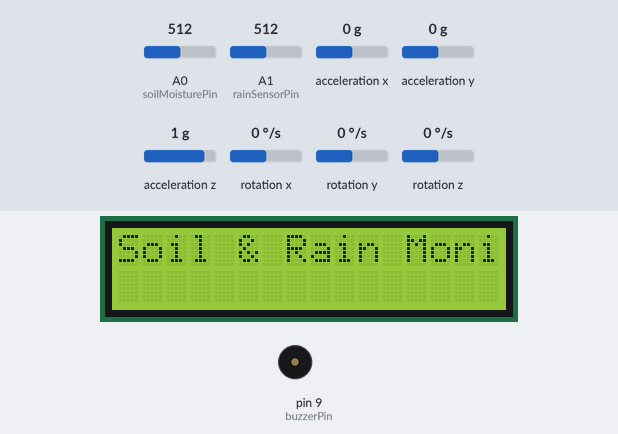
The sketch below on a simulated Arduino Uno, built with avr-gcc and run on an emulated ATmega328P. Shown: 16×2 character LCD, buzzer (waves = sounding). The inputs (shaded band) are chosen by the test bench; at power-on: A0 (soilMoisturePin) = 512, A1 (rainSensorPin) = 512, acceleration x 0 g, acceleration y 0 g, acceleration z 1 g, rotation x 0 °/s, rotation y 0 °/s, rotation z 0 °/s. What the sketch prints to the serial monitor is not drawn.

Above: at 0.1 s.
At 1.2 s:
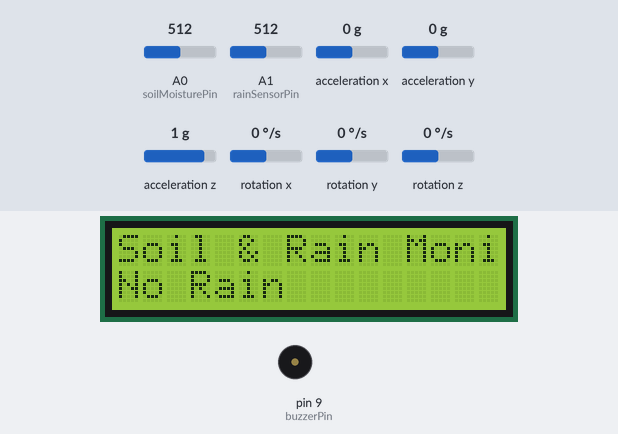
1.3 s: A0 (soilMoisturePin) set to 491
At 3.0 s:
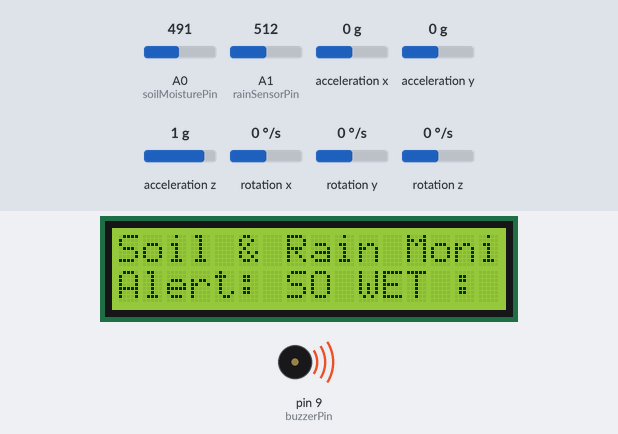
Timing chart, 0 to 10.1 s (numbered marks = the images above; inputs shaded):
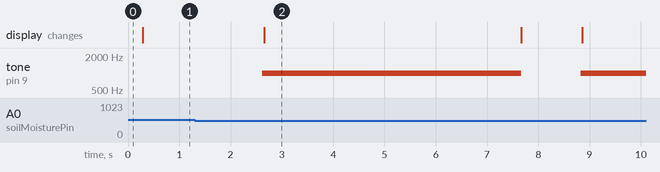

Measured:
- the behaviour switches between 500 and 499 on A0 (soilMoisturePin) (found by bisection; images 1 and 2)
- after the input at 1.3 s, tone on pin 9 (buzzerPin): silent → 1000 Hz after 1.3 s, → silent 5.0 s later, → 1000 Hz 1.2 s later; the display: changes after 1.4 s (image 2)

The sketch:

Landsliding_Monitoring_Using_Bluetooth_Via_Mobile_App.ino
```cpp
#include <Wire.h>
#include <LiquidCrystal_I2C.h>
#include <SoftwareSerial.h>
#include <MPU6050.h>  // Include the MPU6050 library

// SoftwareSerial for Bluetooth module
SoftwareSerial BTSerial(10, 11); // RX, TX

// Initialize the LiquidCrystal_I2C library with the I2C address and 16x2 dimensions
LiquidCrystal_I2C lcd(0x27, 16, 2);

MPU6050 mpu;  // Create MPU6050 object

const int soilMoisturePin = A0; // Pin for soil moisture sensor
const int rainSensorPin = A1; // Pin for rain sensor
const int buzzerPin = 9; // Pin for buzzer

int soilMoistureValue = 0; // Variable to store moisture level
int rainSensorValue = 0; // Variable to store rain sensor value
const int moistureThreshold = 500; // Set a threshold for dryness
const int rainThreshold = 300; // Set a threshold for rain detection

void setup() {
    Serial.begin(9600); // Open serial port for debugging
    BTSerial.begin(9600); // Open Bluetooth serial port
    pinMode(buzzerPin, OUTPUT); // Set buzzer pin as output

    lcd.begin(); // Initialize the LCD
    lcd.backlight(); // Turn on the backlight
    lcd.setCursor(0, 0); // Set the cursor to the first row, first column
    lcd.print("Soil & Rain Monitor");

    // Initialize MPU6050
    Wire.begin();
    mpu.initialize();
    if (mpu.testConnection()) {
        Serial.println("MPU6050 connected successfully");
    } else {
        Serial.println("MPU6050 connection failed");
    }
}

void loop() {
    // Read soil moisture level
    soilMoistureValue = analogRead(soilMoisturePin);

    // Read rain sensor value
    rainSensorValue = analogRead(rainSensorPin);

    // Read accelerometer values from MPU6050
    int16_t ax, ay, az;
    mpu.getAcceleration(&ax, &ay, &az);

    // Print values for debugging in Serial Monitor
    Serial.print("Soil Moisture Level: ");
    Serial.println(soilMoistureValue);
    Serial.print("Rain Sensor Value: ");
    Serial.println(rainSensorValue);
    Serial.print("Accel X: ");
    Serial.println(ax);
    Serial.print("Accel Y: ");
    Serial.println(ay);
    Serial.print("Accel Z: ");
    Serial.println(az);

    // Send values via Bluetooth
    BTSerial.print("Soil Moisture Level: ");
    BTSerial.println(soilMoistureValue);
    BTSerial.print("Rain Sensor Value: ");
    BTSerial.println(rainSensorValue);
    BTSerial.print("Accel X: ");
    BTSerial.println(ax);
    BTSerial.print("Accel Y: ");
    BTSerial.println(ay);
    BTSerial.print("Accel Z: ");
    BTSerial.println(az);

    // Update LCD with sensor values
    lcd.setCursor(0, 1); // Move cursor to the second row
    lcd.print("Soil: ");
    lcd.print(soilMoistureValue);
    lcd.print(" Rain: ");
    lcd.print(rainSensorValue);

    // Check if the soil moisture level is below the threshold
    if (soilMoistureValue < moistureThreshold) {
        lcd.setCursor(0, 1); // Move cursor to the second row
        lcd.print("Alert: SO WET "); // Display alert on LCD
        tone(buzzerPin, 1000); // Sound buzzer at 1 kHz
        BTSerial.println("Alert: Soil Moisture is HIGH!"); // Send alert via Bluetooth
        delay(5000); // Wait 5 seconds before checking again
    } else {
        lcd.setCursor(0, 1); // Move cursor to the second row
        lcd.print("Soil Moisture OK "); // Display normal status on LCD
        noTone(buzzerPin); // Stop buzzer
    }

    // Check if rain is detected
    if (rainSensorValue < rainThreshold) {
        lcd.setCursor(0, 1);
        lcd.print("Alert: Rain Detected! ");
        tone(buzzerPin, 500); // Sound buzzer at 500 Hz
        BTSerial.println("Alert: Rain Detected!"); // Send alert via Bluetooth
        delay(5000); // Wait 5 seconds before checking again
    } else {
        lcd.setCursor(0, 1); // Update display if no rain
        lcd.print("No Rain           ");
        noTone(buzzerPin); // Stop buzzer if no rain
    }

    delay(1000); // Delay for a second before next reading
}
```
